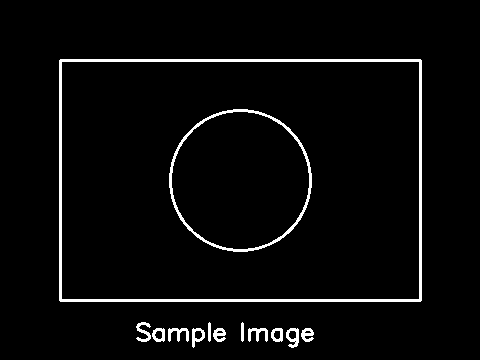
#> input picture assignments/assignment_11_module_21_opencv_practicals/resubmission/input_images/sample_image.png, 480 x 360 px, found by its file name
$ python 03_rotate_image.py
#> lines starting #> are read from the running program, lines starting #| are printed output that depends on the picture; after the words box and inside, x2 and y2 are one past the last pixel; in counts of white or black regions, pixels touching at a corner belong together
import cv2
from datetime import datetime

print("Practical 03 - Rotate Image")
print("Time:", datetime.now().strftime("%d-%m-%Y %H:%M:%S"))

# Read image made in Practical 01
img = cv2.imread("input_images/sample_image.png")
#> img is the input picture: shape (360, 480, 3); 3.6% white; 13 white regions, largest, box (x1, y1, x2, y2) and area: (59, 59, 422, 302) 3596, (169, 109, 312, 252) 1284, (168, 328, 189, 342) 151

print("Original image shape:", img.shape)
#| Original image shape: (360, 480, 3)

height, width = img.shape[:2]
#> height = 360; width = 480
center = (width // 2, height // 2)
#> center = (240, 180)

# Rotate image by 45 degrees
rotation_matrix = cv2.getRotationMatrix2D(center, 45, 1.0)
rotated = cv2.warpAffine(img, rotation_matrix, (width, height))
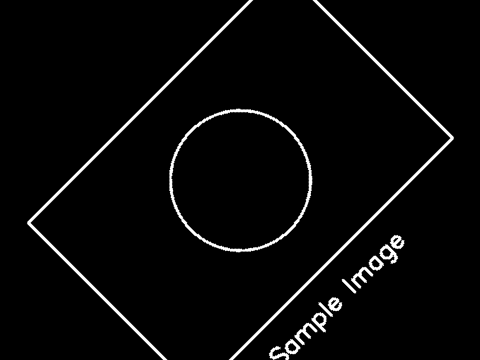
#> rotated: shape (360, 480, 3); min 0, max 255, mean 8.3

cv2.imwrite("output_images/03_rotated_image.png", rotated)

print("Image rotated by 45 degrees")
print("Rotated image saved")
print("Output file: output_images/03_rotated_image.png")
